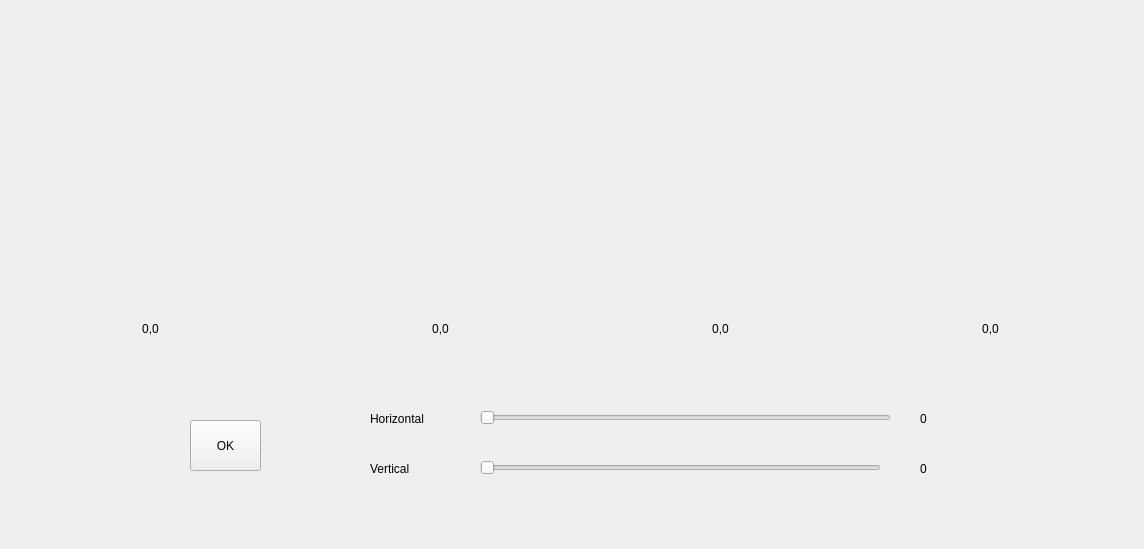
<?xml version="1.0" encoding="UTF-8"?>
<ui version="4.0">
 <class>FormShear</class>
 <widget class="QWidget" name="FormShear">
  <property name="geometry">
   <rect>
    <x>0</x>
    <y>0</y>
    <width>1144</width>
    <height>549</height>
   </rect>
  </property>
  <property name="windowTitle">
   <string>Shear</string>
  </property>
  <widget class="QLabel" name="label">
   <property name="geometry">
    <rect>
     <x>370</x>
     <y>410</y>
     <width>81</width>
     <height>17</height>
    </rect>
   </property>
   <property name="text">
    <string>Horizontal</string>
   </property>
  </widget>
  <widget class="QLabel" name="label_2">
   <property name="geometry">
    <rect>
     <x>370</x>
     <y>460</y>
     <width>67</width>
     <height>17</height>
    </rect>
   </property>
   <property name="text">
    <string>Vertical</string>
   </property>
  </widget>
  <widget class="QSlider" name="horizontalSlider_horizontal">
   <property name="geometry">
    <rect>
     <x>480</x>
     <y>410</y>
     <width>411</width>
     <height>16</height>
    </rect>
   </property>
   <property name="maximum">
    <number>45</number>
   </property>
   <property name="orientation">
    <enum>Qt::Horizontal</enum>
   </property>
  </widget>
  <widget class="QSlider" name="horizontalSlider_vertical">
   <property name="geometry">
    <rect>
     <x>480</x>
     <y>460</y>
     <width>401</width>
     <height>16</height>
    </rect>
   </property>
   <property name="maximum">
    <number>45</number>
   </property>
   <property name="orientation">
    <enum>Qt::Horizontal</enum>
   </property>
  </widget>
  <widget class="QLabel" name="label_3">
   <property name="geometry">
    <rect>
     <x>920</x>
     <y>410</y>
     <width>31</width>
     <height>17</height>
    </rect>
   </property>
   <property name="text">
    <string>0</string>
   </property>
  </widget>
  <widget class="QLabel" name="label_4">
   <property name="geometry">
    <rect>
     <x>920</x>
     <y>460</y>
     <width>31</width>
     <height>17</height>
    </rect>
   </property>
   <property name="text">
    <string>0</string>
   </property>
  </widget>
  <widget class="QPushButton" name="pushButton">
   <property name="geometry">
    <rect>
     <x>190</x>
     <y>420</y>
     <width>71</width>
     <height>51</height>
    </rect>
   </property>
   <property name="text">
    <string>OK</string>
   </property>
  </widget>
  <widget class="QLabel" name="label_img_area1">
   <property name="geometry">
    <rect>
     <x>30</x>
     <y>40</y>
     <width>261</width>
     <height>271</height>
    </rect>
   </property>
   <property name="text">
    <string/>
   </property>
   <property name="pixmap">
    <pixmap>img.png</pixmap>
   </property>
  </widget>
  <widget class="QLabel" name="label_img_area2">
   <property name="geometry">
    <rect>
     <x>310</x>
     <y>40</y>
     <width>261</width>
     <height>271</height>
    </rect>
   </property>
   <property name="text">
    <string/>
   </property>
   <property name="pixmap">
    <pixmap>img.png</pixmap>
   </property>
  </widget>
  <widget class="QLabel" name="label_img_area3">
   <property name="geometry">
    <rect>
     <x>580</x>
     <y>40</y>
     <width>261</width>
     <height>271</height>
    </rect>
   </property>
   <property name="text">
    <string/>
   </property>
   <property name="pixmap">
    <pixmap>img.png</pixmap>
   </property>
  </widget>
  <widget class="QLabel" name="label_img_area4">
   <property name="geometry">
    <rect>
     <x>860</x>
     <y>40</y>
     <width>261</width>
     <height>271</height>
    </rect>
   </property>
   <property name="text">
    <string/>
   </property>
   <property name="pixmap">
    <pixmap>img.png</pixmap>
   </property>
  </widget>
  <widget class="QLabel" name="label_area1">
   <property name="geometry">
    <rect>
     <x>120</x>
     <y>320</y>
     <width>61</width>
     <height>17</height>
    </rect>
   </property>
   <property name="text">
    <string>0,0</string>
   </property>
   <property name="alignment">
    <set>Qt::AlignCenter</set>
   </property>
  </widget>
  <widget class="QLabel" name="label_area2">
   <property name="geometry">
    <rect>
     <x>410</x>
     <y>320</y>
     <width>61</width>
     <height>17</height>
    </rect>
   </property>
   <property name="text">
    <string>0,0</string>
   </property>
   <property name="alignment">
    <set>Qt::AlignCenter</set>
   </property>
  </widget>
  <widget class="QLabel" name="label_area3">
   <property name="geometry">
    <rect>
     <x>690</x>
     <y>320</y>
     <width>61</width>
     <height>17</height>
    </rect>
   </property>
   <property name="text">
    <string>0,0</string>
   </property>
   <property name="alignment">
    <set>Qt::AlignCenter</set>
   </property>
  </widget>
  <widget class="QLabel" name="label_area4">
   <property name="geometry">
    <rect>
     <x>960</x>
     <y>320</y>
     <width>61</width>
     <height>17</height>
    </rect>
   </property>
   <property name="text">
    <string>0,0</string>
   </property>
   <property name="alignment">
    <set>Qt::AlignCenter</set>
   </property>
  </widget>
 </widget>
 <resources/>
 <connections>
  <connection>
   <sender>horizontalSlider_horizontal</sender>
   <signal>valueChanged(int)</signal>
   <receiver>label_3</receiver>
   <slot>setNum(int)</slot>
   <hints>
    <hint type="sourcelabel">
     <x>348</x>
     <y>200</y>
    </hint>
    <hint type="destinationlabel">
     <x>493</x>
     <y>199</y>
    </hint>
   </hints>
  </connection>
  <connection>
   <sender>horizontalSlider_vertical</sender>
   <signal>valueChanged(int)</signal>
   <receiver>label_4</receiver>
   <slot>setNum(int)</slot>
   <hints>
    <hint type="sourcelabel">
     <x>351</x>
     <y>250</y>
    </hint>
    <hint type="destinationlabel">
     <x>500</x>
     <y>250</y>
    </hint>
   </hints>
  </connection>
 </connections>
</ui>
